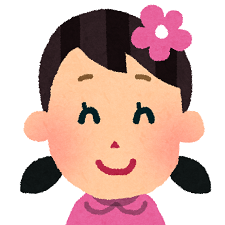
#> input picture addweighted/user.png, 225 x 225 px
$ python 'addweighted().py'
#> lines starting #> are read from the running program, lines starting #| are printed output that depends on the picture
import cv2
alpha = 0.5

# 画像取り込み
src0 = cv2.imread(cv2.samples.findFile('user.png'))
#> src0 is the input picture: shape (225, 225, 3); mean B, G, R 171.2, 178, 211.3
src = [cv2.imread(cv2.samples.findFile('0.png')),
        cv2.imread(cv2.samples.findFile('1.png')),
        cv2.imread(cv2.samples.findFile('2.png')),
        cv2.imread(cv2.samples.findFile('3-1.png')),
        cv2.imread(cv2.samples.findFile('5.png')),
        cv2.imread(cv2.samples.findFile('6.png')),]
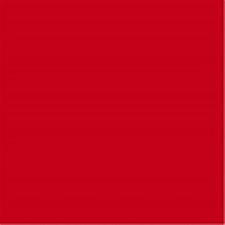
#> input picture addweighted/0.png, 225 x 225 px
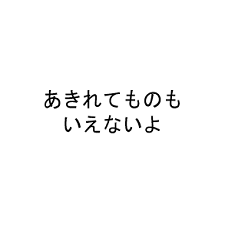
#> input picture addweighted/1.png, 225 x 225 px
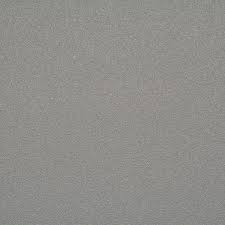
#> input picture addweighted/2.png, 225 x 225 px
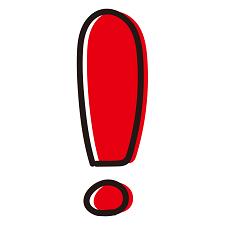
#> input picture addweighted/6.png, 225 x 225 px

# α値を入力
print('''0.3~0.8の間から入力
-----------------------
* Enter alpha [0.0-1.0]: ''')
input_alpha = float(input().strip())
#> the answer given: 3
if 0 <= alpha <= 1:
    alpha = input_alpha

# 特定の表情色・imageと合成
for i in range(6):
    if src0 is None:
        print("Error loading src0")
        exit(-1)
    elif src[i] is None:
        print("Error loading src",i)
#> (the run stopped early here; a loop or call above may not have finished)
